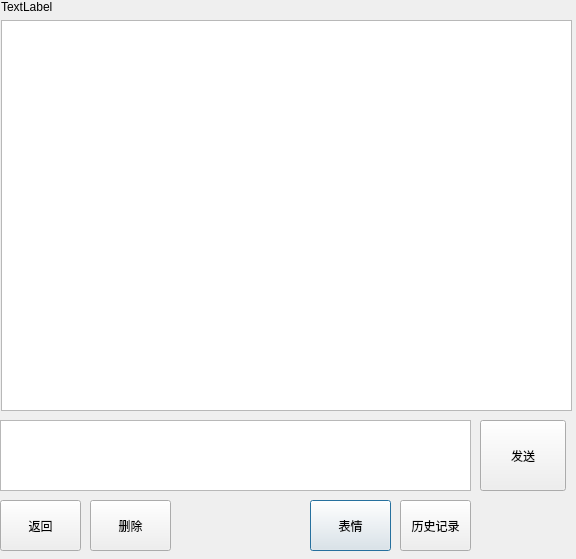
<?xml version="1.0" encoding="UTF-8"?>
<ui version="4.0">
 <class>Dialog</class>
 <widget class="QDialog" name="Dialog">
  <property name="geometry">
   <rect>
    <x>0</x>
    <y>0</y>
    <width>576</width>
    <height>559</height>
   </rect>
  </property>
  <property name="windowTitle">
   <string>Dialog</string>
  </property>
  <widget class="QPushButton" name="pushButton_2">
   <property name="geometry">
    <rect>
     <x>310</x>
     <y>500</y>
     <width>81</width>
     <height>51</height>
    </rect>
   </property>
   <property name="text">
    <string>表情</string>
   </property>
  </widget>
  <widget class="QPushButton" name="pushButton">
   <property name="geometry">
    <rect>
     <x>400</x>
     <y>500</y>
     <width>71</width>
     <height>51</height>
    </rect>
   </property>
   <property name="text">
    <string>历史记录</string>
   </property>
  </widget>
  <widget class="QTextEdit" name="textEdit">
   <property name="geometry">
    <rect>
     <x>0</x>
     <y>420</y>
     <width>471</width>
     <height>71</height>
    </rect>
   </property>
  </widget>
  <widget class="QPushButton" name="pushButton_4">
   <property name="geometry">
    <rect>
     <x>0</x>
     <y>500</y>
     <width>81</width>
     <height>51</height>
    </rect>
   </property>
   <property name="text">
    <string>返回</string>
   </property>
  </widget>
  <widget class="QWidget" name="verticalLayoutWidget">
   <property name="geometry">
    <rect>
     <x>1</x>
     <y>0</y>
     <width>571</width>
     <height>411</height>
    </rect>
   </property>
   <layout class="QVBoxLayout" name="verticalLayout">
    <item>
     <widget class="QLabel" name="label">
      <property name="text">
       <string>TextLabel</string>
      </property>
     </widget>
    </item>
    <item>
     <widget class="QTableWidget" name="tableWidget"/>
    </item>
   </layout>
  </widget>
  <widget class="QPushButton" name="pushButton_3">
   <property name="geometry">
    <rect>
     <x>480</x>
     <y>420</y>
     <width>86</width>
     <height>71</height>
    </rect>
   </property>
   <property name="text">
    <string>发送</string>
   </property>
  </widget>
  <widget class="QPushButton" name="pushButton_5">
   <property name="geometry">
    <rect>
     <x>90</x>
     <y>500</y>
     <width>81</width>
     <height>51</height>
    </rect>
   </property>
   <property name="text">
    <string>删除</string>
   </property>
  </widget>
 </widget>
 <resources/>
 <connections/>
</ui>
